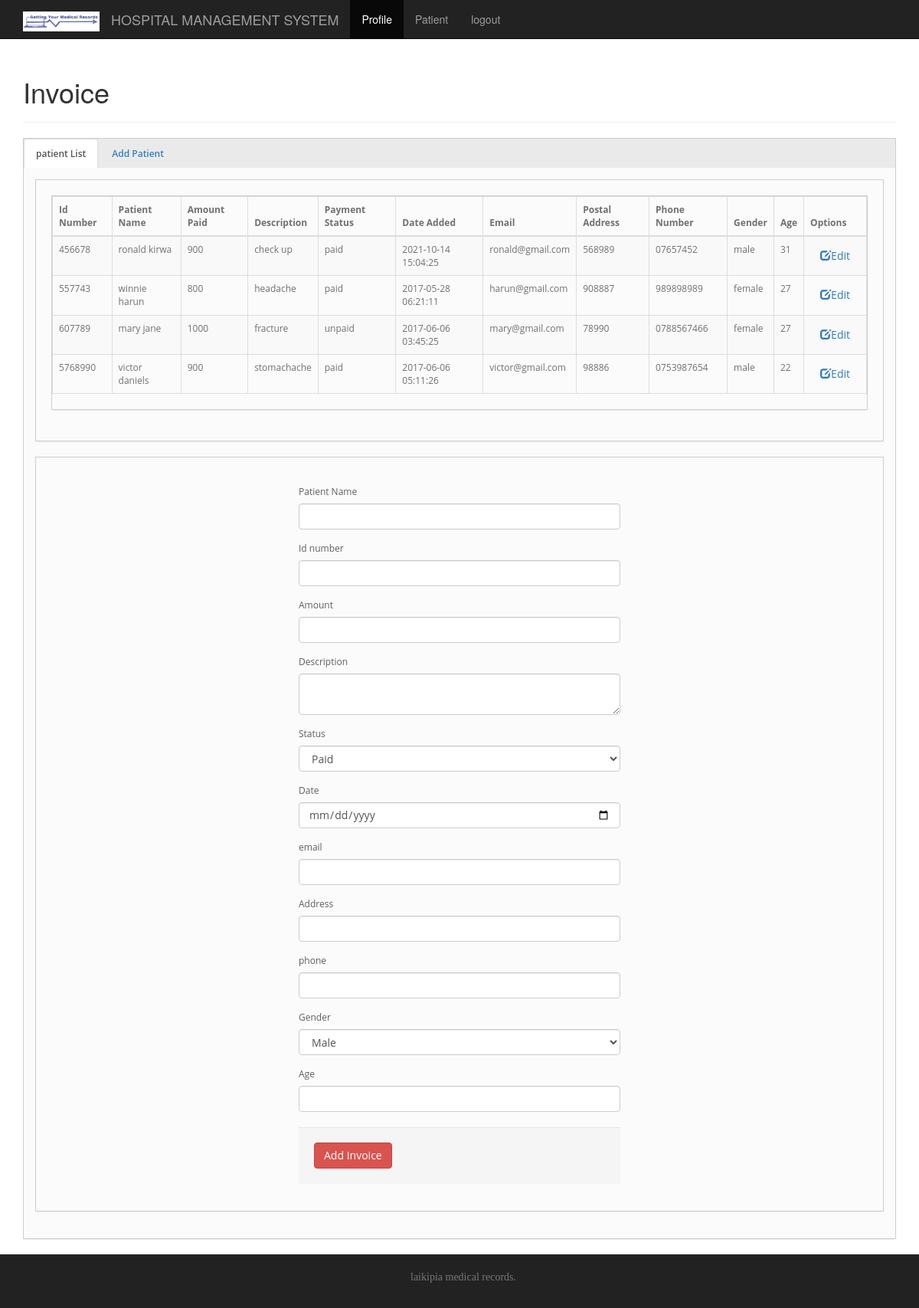
/invoice.php (signed in), run on the app's committed database.
### tables this page shows
CREATE TABLE `patient` (
  `id` int(11) NOT NULL,
  `patientname` varchar(100) NOT NULL,
  `amount` int(11) NOT NULL,
  `description` varchar(255) NOT NULL,
  `status` varchar(100) NOT NULL,
  `date_added` timestamp NOT NULL DEFAULT CURRENT_TIMESTAMP ON UPDATE CURRENT_TIMESTAMP,
  `bloodpressure` varchar(100) NOT NULL,
  `bloodgroup` varchar(45) NOT NULL,
  `age` int(11) NOT NULL,
  `gender` varchar(100) NOT NULL,
  `address` varchar(100) NOT NULL,
  `phone` varchar(100) NOT NULL,
  `email` varchar(100) NOT NULL,
  `labreporttype` varchar(255) NOT NULL,
  `labreport` text NOT NULL
);

### invoice.php (the view, shortened to what this page needs)
<?php
include'connection.php';
if($_SESSION['loggedInId']) {
$query = "SELECT * FROM patient";
$result = mysqli_query( $conn, $query );
}
?>
<!DOCTYPE html>
<html lang="en">
  <head>
    <link href="bootstrap/css/bootstrap.min.css" rel="stylesheet">
    <link href="css/styles.css" rel="stylesheet">
  </head>
  <body>
    <nav class="navbar navbar-inverse navbar-fixed-top">
      <div class="container">
        <div class="navbar-header">
          <a class="navbar-brand" href="index.html"><img src="images/logo.png" alt="logo" ></a>
          <a class="navbar-brand" href="#">HOSPITAL MANAGEMENT SYSTEM</a>
        </div>
        <div id="navbar" class="collapse navbar-collapse">
          <ul class="nav navbar-nav">
            <li class="active"><a href="receptionist.php">Profile</a></li>
            <li><a href="invoice.php">Patient</a></li>
            <li><a href="index.php">logout</a></li>
          </ul>
        </div>
      </div>
    </nav>
    <div class="container">
        <div class="page-header">
            <h1>Invoice</h1>
        </div>
        <div class="box">
	<div class="box-header">
		<ul class="nav nav-tabs nav-tabs-left">
			<li class="active">
            	<a href="#list" data-toggle="tab"><i class="icon-align-justify"></i>
					patient List
                    	</a></li>
            <li class="">
            	<a href="#add" data-toggle="tab"><i class="icon-align-justify"></i>
					Add Patient
                    	</a></li>
		</ul>
	</div>
	<div class="box-content padded">
		<div class="tab-content">
			<div class="tab-pane box active" id="list" style="padding: 5px">
                <div class="box-content padded">
                    <div class="tab-pane box" id="list">
                        <table class="table table-striped table-bordered table-hover table-responsive">
                          <thead>
                		<tr>
                    		<th>Id Number</th>
                    		<th>Patient Name</th>
                    		<th>Amount Paid</th>
                    		<th>Description</th>
                    		<th>Payment Status</th>
                    		<th>Date Added</th>
                            <th>Email</th>
                            <th>Postal Address</th>
                            <th>Phone Number</th>
                            <th>Gender</th>
                            <th>Age</th>
                    		<th>Options</th>
						</tr>
					</thead>
                    <tbody>
                    <?php
                    if( mysqli_num_rows($result) > 0 ){
                       while( $row = mysqli_fetch_assoc($result) ) {
                           echo "<tr>";
                           echo "<td>" . @$row['id'] . "</td><td>" . @$row['patientname'] . "</td><td>" . @$row['amount'] . "</td><td>" . @$row['description'] . "</td><td>" . @$row['status'] . "</td><td>" . @$row['date_added'] . "</td><td>" . @$row['email'] . "</td><td>" . @$row['address'] . "</td><td>" . @$row['phone'] . "</td><td>" . @$row['gender'] . "</td><td>" . @$row['age'] . "</td>";
                            echo '<td><a href="recepedit.php?id=' . $row['id'] . '" type="button" class=btn btn-primary btn-sm"><span class="glyphicon glyphicon-edit"></span>Edit</a></td>';
                           echo "</tr>";
                       }
                   } else {
                     echo "you have no clients";
                   }
                ?>
                        </tbody>
                        </table>
                    </div>
                </div>
			</div>
			<div class="tab-pane box active" id="add" style="padding: 5px">
                <div class="box-content padded">
                             <form class="form-signin" action="<?php echo htmlspecialchars($_SERVER["PHP_SELF"]); ?>?Id=<?php echo $Id;?>"  method="POST">
                                <div class="form-group">
                                    <label for="formName">Patient Name</label>
                                        <input type="text" id="formName" name="patientname" class="form-control"/>
                                </div>
                                <div class="form-group">
                                    <label for="formId">Id number</label>
                                        <input type="text" id="formId" name="id" class="form-control"/>
                                </div>
                                <div class="form-group">
                                    <label for="formAmount">Amount</label>
                                        <input type="text" id="formAmount" name="amount" class="form-control"/>
                                </div>
                                <div class="form-group">
                                    <label for="formDesc">Description</label>
                                        <textarea class="form-control" id="formDesc" name="description"></textarea>
                                </div>
                                <div class="form-group">
                                    <label for="formStatus">Status</label>
                                    <select name="status" id="formStatus" class="form-control">
                                       <option value="paid">Paid</option>
                                    </select>
                                </div>
                                <div class="form-group">
                                    <label for="formDate">Date</label>
                                        <input type="date" id="formDate" name="date_added" class="form-control"/>
                                </div>
                                <div class="form-group">
                                    <label for="formEmail">email</label>
                                        <input type="text" id="formEmail" name="email" class="form-control"/>
                                </div>
                                <div class="form-group">
                                    <label for="formAddress">Address</label>
                                        <input type="text" id="formAddress" name="address" class="form-control"/>
                                </div>
                                <div class="form-group">
                                    <label for="formPhone">phone</label>
                                        <input type="text" id="formPhone" name="phone" class="form-control"/>
                                </div>
                                <div class="form-group">
                                    <label for="formSex">Gender</label>
                                    <select name="gender" id="formSex" class="form-control">
                                       <option value="male">Male</option>
                                    </select>
                                </div>
                                <div class="form-group">
                                    <label for="formAge">Age</label>
                                        <input type="text" id="formAge" name="age" class="form-control"/>
                                </div>
                                <div class="form-actions">
                            		<button type="submit" class="btn btn-danger" name="submit">Add Invoice</button>
                        		</div>
                     </form>
                </div>
			</div>
		</div>
	</div>
</div>
    </div>
      <footer class="footer">
      <div class="container">
        <p class="text-muted">laikipia medical records.</p>
      </div>
    </footer>
  </body>
</html>

### css/styles.css (style rules this page uses)
body { padding-top:60px; }
form { margin-top: 19px; margin-bottom: 10px; }
footer { background: #222; padding: 20px; text-align: center; font-family: Georgia, Times, serif; }
.navbar-brand img { height: 128%; margin-top: 0px; width: 100px; }
.form-signin { max-width: 450px; padding: 15px; margin: 0 auto; }
.box { box-shadow: 0 2px 2px -2px #cccccc; background: #fbfbfb; border: 1px solid #cdcdcd; border-radius: 0px; margin-bottom: 20px; padding: 0; text-decoration: none; outline: none; font: 400 12px 'Open Sans',HelveticaNeue,Helvetica,Arial; color: #707070; }
.box .box-header { background: #eaeaea; }
.box .box-header .nav-tabs { border-bottom: none; text-shadow: 0 1px white; color: #636363; font-weight: 600; }
.box .box-header .nav { margin-bottom: 0; }
.nav { margin-left: 0; list-style: none; }
.padded { padding: 15px; margin: 0; text-decoration: none; outline: none; }
.tab-content { overflow: auto; }
label { font-size: 12px; color: #5F5F5F; font-weight: 400; line-height: 20px; }
.form-actions { margin-bottom: 0; padding: 19px 20px 20px; margin-top: 20px; background-color: whitesmoke; border-top: 1px solid #e5e5e5; }
.tab-content > .tab-pane { margin-bottom: 20px; }
ul { padding: 0; margin: 0 0 10px 25px; }

### data on the page
patient: id "456678", patientname "ronald kirwa", amount "900", description "check up", status "paid", date_added "2021-10-14 15:04:25", email "ronald@gmail.com", address "568989", phone "07657452", gender "male", age "31"
patient: id "557743", patientname "winnie harun", amount "800", description "headache", status "paid", date_added "2017-05-28 06:21:11", email "harun@gmail.com", address "908887", phone "989898989", gender "female", age "27"
patient: id "607789", patientname "mary jane", amount "1000", description "fracture", status "unpaid", date_added "2017-06-06 03:45:25", email "mary@gmail.com", address "78990", phone "0788567466", gender "female", age "27"
patient: id "5768990", patientname "victor daniels", amount "900", description "stomachache", status "paid", date_added "2017-06-06 05:11:26", email "victor@gmail.com", address "98886", phone "0753987654", gender "male", age "22"
